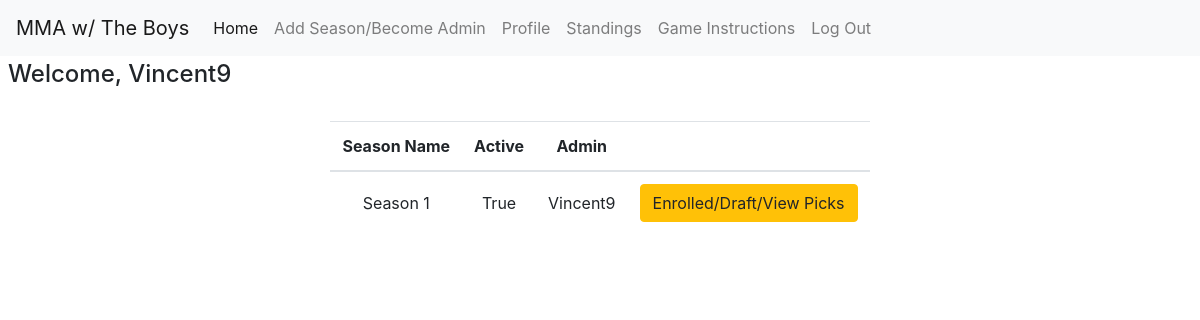
Before: /home (signed in) with the older database file.
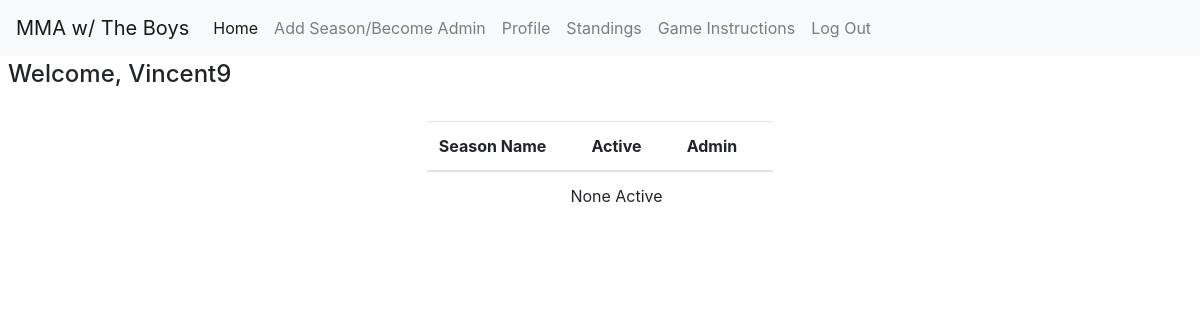
After: the same page with the newer database file.
### models/season.py (models this page shows, shortened)
class SeasonModel(db.Model):
    __tablename__ = 'season'
    id = db.Column(db.Integer, primary_key=True)
    name = db.Column(db.String(80))
    active = db.Column(db.Boolean)
    admin = db.Column(db.String(80))
    eventList = db.relationship('TournamentModel', lazy='dynamic')
    @classmethod
    def all_seasons(cls):
        return cls.query.all()

### resources/homepage.py (the view)
class HomePage(Resource):
    def get(self):
        if "user" in session:
            user = UserModel.find_by_username((session['user']))
            if user:
                u1 = user.json()
                seasonData = SeasonModel.all_seasons()
                enObj = SeasonEnrolledModel.all_seasons_user_enrolled_in(u1['id'])
                seasonsEnrolled_byUser = [e.season_id for e in enObj]
                return make_response(render_template("mainHome.html", userdata=user, seasondata=seasonData, seasonsEnrolled_byUser=seasonsEnrolled_byUser))
            else:
                return make_response(render_template("mainSignIn-pleasesignin.html"), 200)
        else:
            return make_response(render_template("mainSignIn-pleasesignin.html"), 200)

### models/season_enrolled.py (called while the page is built)
    @classmethod
    def all_seasons_user_enrolled_in(cls, userid):
        return cls.query.filter_by(user_id=userid).all()

### models/user.py (called while the page is built)
    def json(self):
        return {
            'id': self.id,
            'username': self.username,
            'total_points': self.totalPoints,
            'picks': [pick.json() for pick in self.picks.all()]
        }

    @classmethod
    def find_by_username(cls, username):
        return cls.query.filter_by(username=username).first()

### models/userpicks.py (called while the page is built)
    def json(self):
        return {
            "id": self.id,
            "tournid": self.tournid,
            "userid": self.user_id,
            "fightid": self.fightid,
            "pickedwinner": self.pickedwinner,
            "how": self.how,
            "rd": self.rd,
            "points": self.points
        }

### templates/mainHome.html (shortened to what this page needs)
{% extends "base-nav.html" %}
{% block mainArea %}
<h4 class="mt-1 ml-2">Welcome, {{userdata.username}}</h4>
<div class="table-responsive">
<table class="table  mx-auto w-auto  mt-4">
    <thead>
    <tr>
        <th scope="col" class="text-center">Season Name</th>
        <th scope="col" class="text-center">Active</th>
        <th scope="col" class="text-center">Admin</th>
        <th></th>
    </tr>
    </thead>
    <tbody>
    {% if seasondata|length %}
        {% for s1 in seasondata %}
    <tr>
        <td class="text-center align-middle">{{s1.name}}</td>
        <td class="text-center align-middle">{{s1.active}}</td>
        <td class="text-center align-middle">{{s1.admin}}</td>
        {% if s1.id in seasonsEnrolled_byUser %}
        <td>
            <button class="{{s1.id}} btn-block btn btn-warning btn-view btn-md">Enrolled/Draft/View Picks</button>
        </td>
        {% else %}
        <td>
            <button class="{{s1.id}} btn-block d-block btn btn-primary btn-draft btn-md" data-toggle="modal" data-target="#enrolledmodal">Enroll/Draft</button>
        </td>
        {% endif %}
    </tr>
        {% endfor %}
    {% else %}
    <tr>
        <td class="text-center"></td>
        <td class="text-center">None Active</td>
        <td class="text-center"></td>
        <td></td>
    </tr>
    {% endif %}
    </tbody>
</table>
</div>
{% endblock %}

Changed rows visible on the page:
removed SeasonModel: name "Season 1", active "True", admin "Vincent9"
Other visible differences:
text now shown: "None Active"
